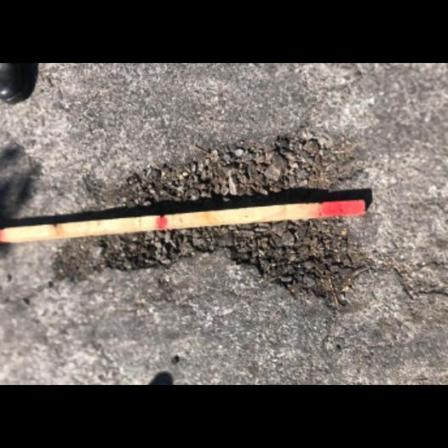
#> input picture data/test set resized/p104.jpg, 448 x 448 px; its folder holds only this picture in this run
$ python color_hsv.py
#> lines starting #> are read from the running program, lines starting #| are printed output that depends on the picture; after the words box and inside, x2 and y2 are one past the last pixel; in counts of white or black regions, pixels touching at a corner belong together
import cv2
import os
from PIL import Image
import numpy as np

def create_hsv_mask(image, hsv_ranges):
    # Convert the image to HSV color space using OpenCV
    hsv_img = cv2.cvtColor(np.array(image), cv2.COLOR_RGB2HSV)

    # Create the mask based on the HSV range
    #mask = cv2.inRange(hsv_img, hsv_range[0], hsv_range[1])
    mask = np.zeros(hsv_img.shape[:2], dtype=np.uint8)
    # for hsv_range in hsv_ranges:
    #     mask |= cv2.inRange(hsv_img, hsv_range[0], hsv_range[1])

    for hsv_range in hsv_ranges:
        temp_mask = cv2.inRange(hsv_img, hsv_range[0], hsv_range[1])

        mask = cv2.bitwise_or(mask, temp_mask)
    return Image.fromarray(mask)


def process_images_hsv(input_dir, output_dir, hsv_ranges):
    # Ensure the output directory exists
#> called with input_dir = './test set resized/', output_dir = './test red masks/'
    os.makedirs(output_dir, exist_ok=True)

    # Process each image in the input directory
    for filename in os.listdir(input_dir):
        if filename.lower().endswith(('.png', '.jpg', '.jpeg', '.bmp', '.tiff')):
            # Load the image
            image_path = os.path.join(input_dir, filename)
            image = Image.open(image_path)
#> image is the input picture: PIL image 448x448 RGB; mean R, G, B 103.1, 95.8, 91.2

            # Create the mask using HSV
            mask = create_hsv_mask(image, hsv_ranges)
#> in create_hsv_mask, `hsv_img = cv2.cvtColor(np.array(image), cv2.COLOR_RGB2HSV)`: hsv_img: shape (448, 448, 3); mean H, S, V 13, 26.1, 103.3
#> the loop in create_hsv_mask, `for hsv_range in hsv_ranges:` made 2 passes
#> pass 1, in create_hsv_mask, `temp_mask = cv2.inRange(hsv_img, hsv_range[0], hsv_range[1])`:
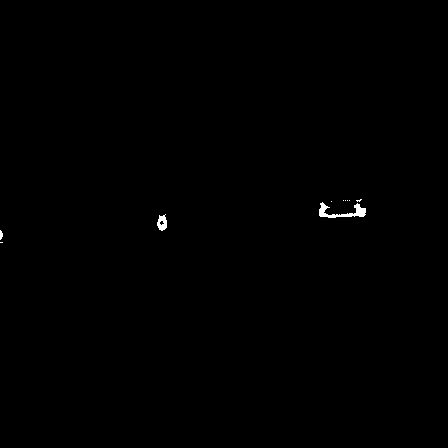
#> temp_mask: shape (448, 448); 0.22% white; 10 white regions (7 under 20 px), largest, box (x1, y1, x2, y2) and area: (319, 202, 366, 218) 291, (157, 214, 167, 231) 113, (0, 230, 3, 240) 22
#> pass 2, in create_hsv_mask, `temp_mask = cv2.inRange(hsv_img, hsv_range[0], hsv_range[1])`:
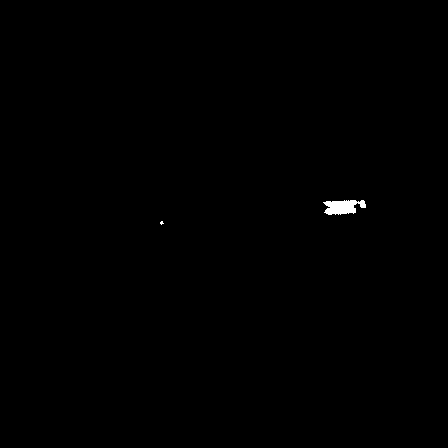
#> temp_mask: shape (448, 448); 0.23% white; 2 white regions (1 under 20 px), largest, box (x1, y1, x2, y2) and area: (323, 200, 366, 215) 445
#> pass 2, in create_hsv_mask, `mask = cv2.bitwise_or(mask, temp_mask)`:
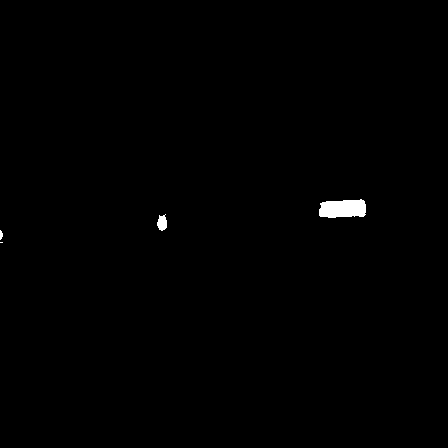
#> mask: shape (448, 448); 0.45% white; 4 white regions (1 under 20 px), largest, box (x1, y1, x2, y2) and area: (319, 199, 366, 218) 750, (157, 214, 167, 231) 123, (0, 230, 3, 240) 22

            # Save the mask to the output directory
            mask_filename = f"mask_{filename}"
            mask.save(os.path.join(output_dir, mask_filename))

            print(f"Processed {filename} and saved mask as {mask_filename}")

# Define the HSV range for the red color (you may need to adjust these values)
hsv_ranges = [
    (np.array([0, 85, 90]), np.array([5, 255, 255])),  # Bright red
    (np.array([170, 85, 100]), np.array([179, 255, 255]))  # Darker red
    # (np.array([0, 100, 20]), np.array([8, 255, 255])),  # Bright red
    # (np.array([160, 100, 20]), np.array([179, 255, 255]))  # Darker red
]  # Example for red

# Set your input and output directories
input_directory = './test set resized/'
output_directory = './test red masks/'

# Process the images using HSV masking
process_images_hsv(input_directory, output_directory, hsv_ranges)

$ run again, on data/test set resized/p1205.jpg
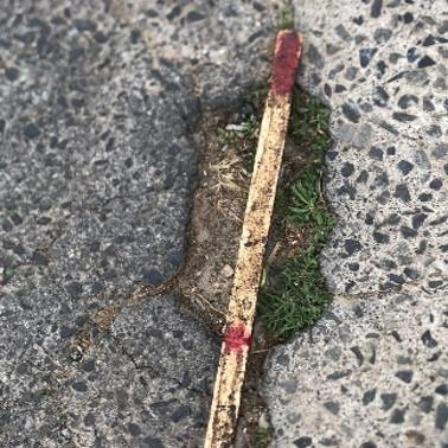
#> input picture data/test set resized/p1205.jpg, 448 x 448 px
#> in process_images_hsv, image is the input picture: PIL image 448x448 RGB; mean R, G, B 131.9, 128.4, 123.6
#> hsv_img: shape (448, 448, 3); mean H, S, V 50.7, 23.5, 133.5
#> the loop in create_hsv_mask, `for hsv_range in hsv_ranges:` made 2 passes
#> pass 1, in create_hsv_mask, `temp_mask = cv2.inRange(hsv_img, hsv_range[0], hsv_range[1])`:
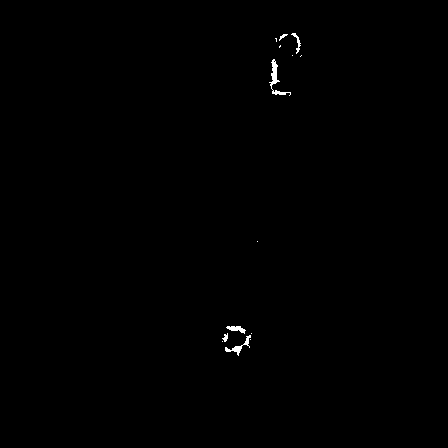
#> temp_mask: shape (448, 448); 0.26% white; 14 white regions (8 under 20 px), largest, box (x1, y1, x2, y2) and area: (269, 59, 291, 96) 190, (225, 335, 251, 356) 123, (226, 326, 246, 334) 83, (291, 33, 301, 54) 59, (222, 333, 228, 342) 30, (279, 34, 288, 41) 24
#> pass 2, in create_hsv_mask, `mask = cv2.bitwise_or(mask, temp_mask)`:
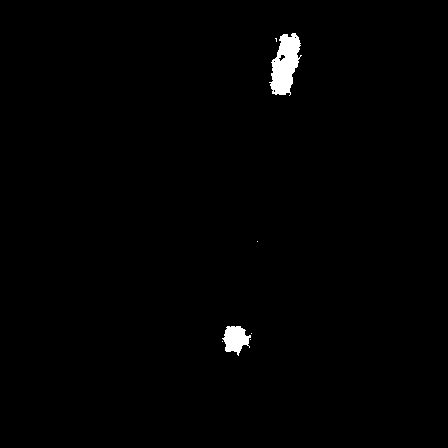
#> mask: shape (448, 448); 0.9% white; 7 white regions (5 under 20 px), largest, box (x1, y1, x2, y2) and area: (269, 33, 302, 96) 1257, (222, 326, 251, 356) 536
